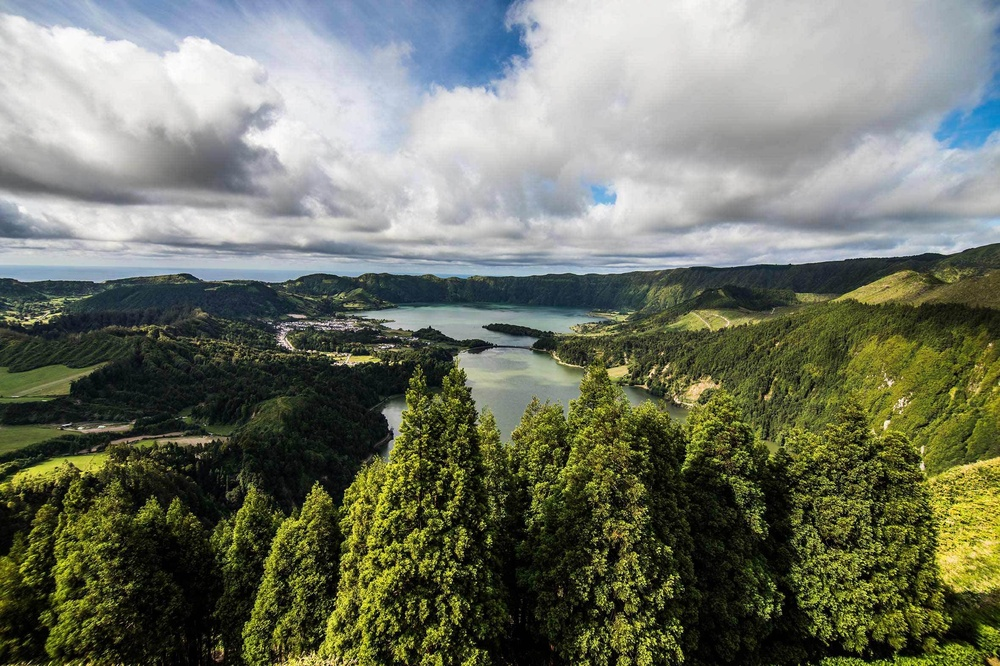
#> input picture prueba.jpg, 1000 x 666 px, shrunk from 2362 x 1572 before the run
$ python prueba_1.py
#> lines starting #> are read from the running program, lines starting #| are printed output that depends on the picture
import pywt        # Librería para trabajar con transformadas wavelet
import cv2         # OpenCV para cargar y guardar imágenes
import numpy as np # Librería para operaciones numéricas con matrices

# Función para reducir la resolución de la imagen y obtener los valores de reconstrucción
def bajar_resolucion(img_path):
    # Cargar imagen en escala de grises
#> called with img_path = 'prueba.jpg'
    img = cv2.imread(img_path, cv2.IMREAD_GRAYSCALE)
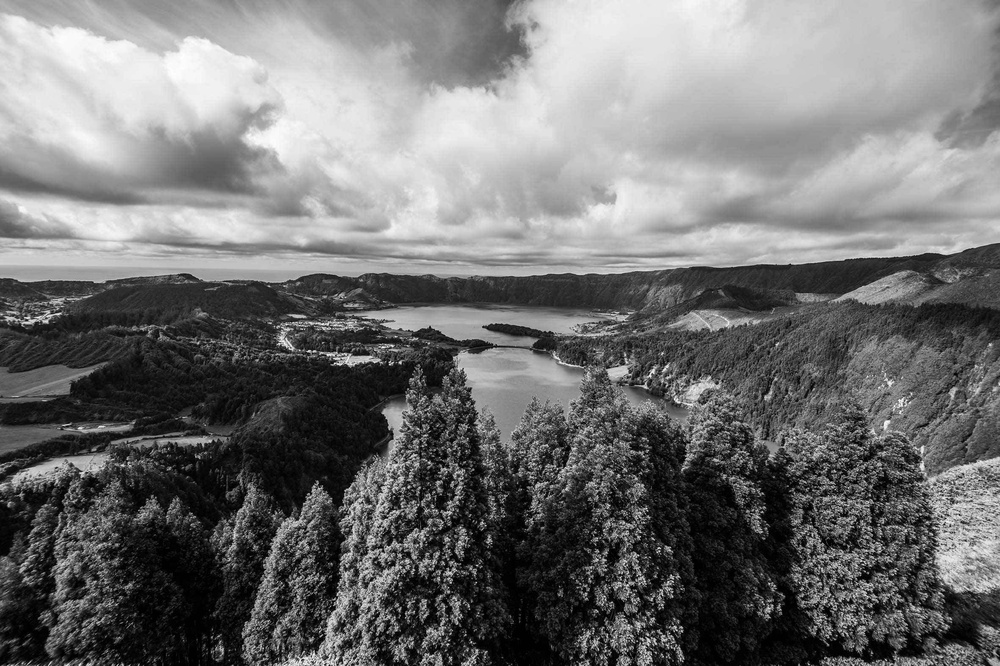
#> img: shape (666, 1000); min 0, max 255, mean 114.5
    if img is None:
        raise FileNotFoundError(f"No se pudo cargar la imagen en la ruta especificada: {img_path}")

    # Aplicar la Transformada Wavelet Discreta (DWT)
    coeficientes = pywt.wavedec2(img, 'haar', level=1)
#> coeficientes = 2 items
    # Separar la subimagen de baja resolución y los coeficientes de detalle
    subimagen_baja_res = coeficientes[0]
    detalles = coeficientes[1:]
#> detalles = 1 item

    # Guardar la subimagen de baja resolución como archivo JPEG sin cambiar su tamaño
    cv2.imwrite("imagen_baja_resolucion.jpg", np.clip(subimagen_baja_res, 0, 255).astype(np.uint8))
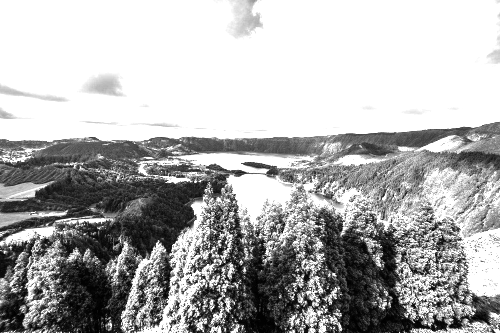
#> saved as imagen_baja_resolucion.jpg: shape (333, 500); min 0, max 255, mean 175.1

    # Mostrar la subimagen y los coeficientes necesarios para la reconstrucción
    print("Subimagen Baja Resolución guardada como 'imagen_baja_resolucion.jpg'")
    print("\nCoeficientes de Detalle:")
    for i, detalle in enumerate(detalles, start=1):
        print(f"Detalle Nivel {i} (Horizontal, Vertical, Diagonal):\n", detalle)
#> this loop made 1 pass
#> i on pass 1: 1
#> (printed output is left out)

    return subimagen_baja_res, detalles

# Función para restaurar la imagen en alta resolución utilizando los valores de reconstrucción
def subir_resolucion(subimagen_baja_res, detalles):
    # Combinar la subimagen de baja resolución con los coeficientes de detalle
    coeficientes = [subimagen_baja_res] + detalles
    # Aplicar la Transformada Inversa Wavelet (IDWT) para restaurar la imagen
    img_reconstruida = pywt.waverec2(coeficientes, 'haar')
    img_reconstruida = np.clip(img_reconstruida, 0, 255).astype(np.uint8)

    # Guardar la imagen reconstruida en un archivo
    cv2.imwrite("imagen_reconstruida.jpg", img_reconstruida)

    print("Imagen reconstruida guardada como 'imagen_reconstruida.jpg'")
    return img_reconstruida

# Ejemplo de uso del código
imagen = 'prueba.jpg'  # Asegúrate de que esta ruta es correcta y el archivo existe
subimagen_baja_res, detalles = bajar_resolucion(imagen)
#> detalles = 1 item
subir_resolucion(subimagen_baja_res, detalles)
#> in subir_resolucion, `coeficientes = [subimagen_baja_res] + detalles`: coeficientes = 2 items

$ run again, with fondo_hd.jpg copied over prueba.jpg
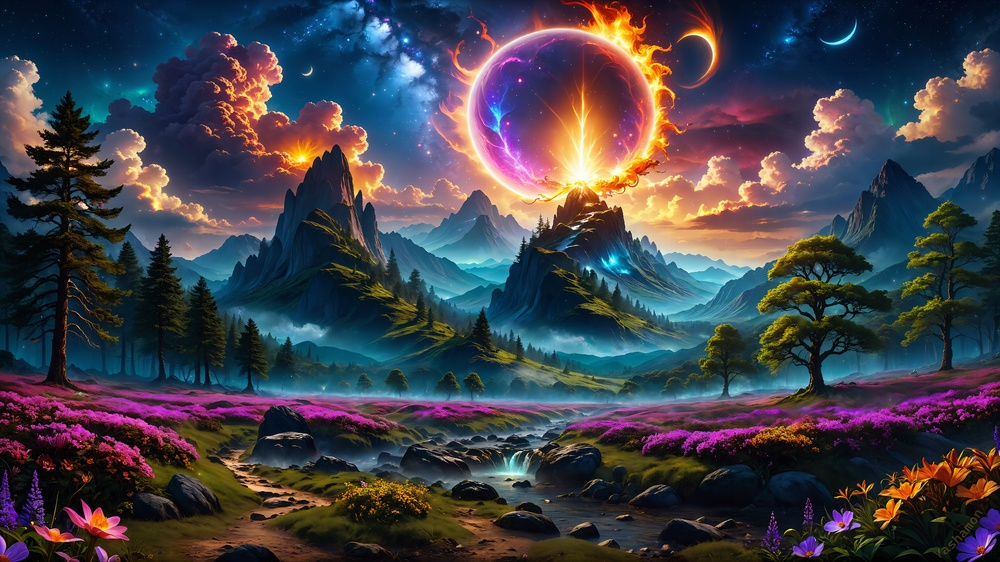
#> input picture fondo_hd.jpg, 1000 x 562 px, shrunk from 3840 x 2160 before the run
#> in bajar_resolucion, `img = cv2.imread(img_path, cv2.IMREAD_GRAYSCALE)`:
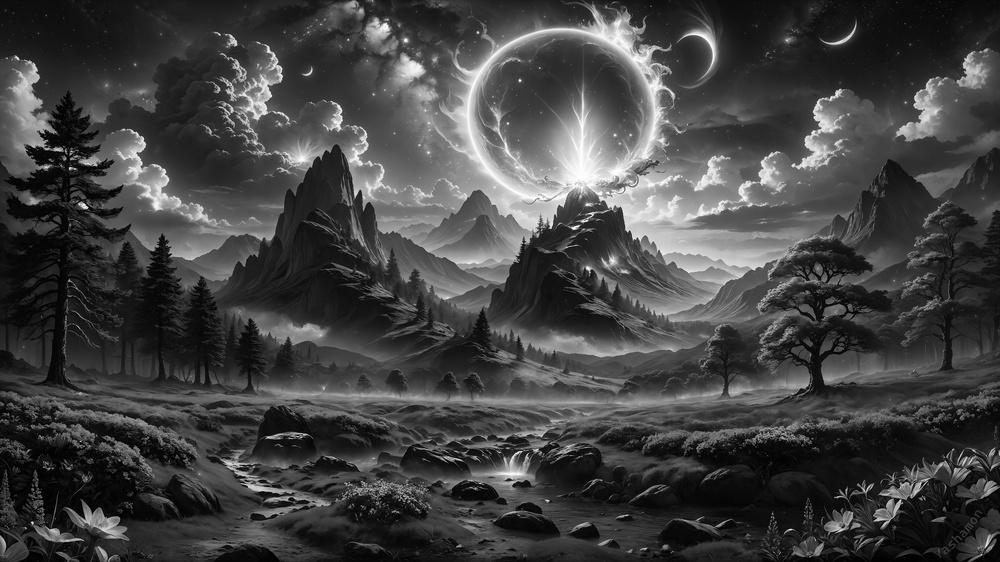
#> img: shape (562, 1000); min 0, max 255, mean 66.6
#> in bajar_resolucion, `coeficientes = pywt.wavedec2(img, 'haar', level=1)`: coeficientes = 2 items
#> in bajar_resolucion, `detalles = coeficientes[1:]`: detalles = 1 item
#> in bajar_resolucion, `cv2.imwrite("imagen_baja_resolucion.jpg", np.clip(subimagen_baja_res, ..`:
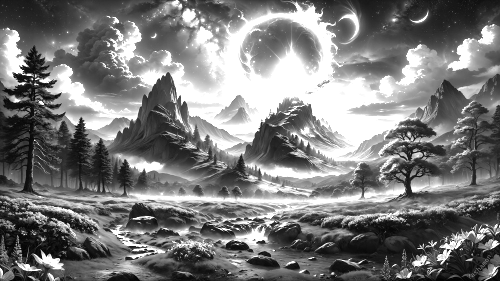
#> saved as imagen_baja_resolucion.jpg: shape (281, 500); min 2, max 255, mean 123
#> the loop in bajar_resolucion, `for i, detalle in enumerate(detalles, start=1):` made 1 pass
#> i on pass 1: 1
#> (printed output is left out)
#> in subir_resolucion, `coeficientes = [subimagen_baja_res] + detalles`: coeficientes = 2 items
